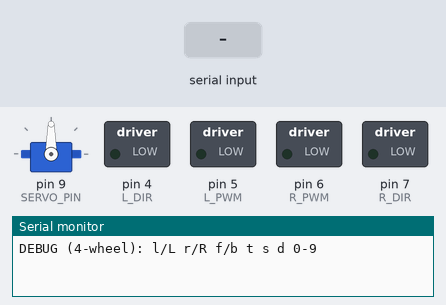
The sketch below on a simulated Arduino Uno, built with avr-gcc and run on an emulated ATmega328P. Shown: servo, switched loads named in the sketch (green lamp = pin HIGH), the last lines printed to the serial monitor. The inputs (shaded band) are chosen by the test bench. Pins used as bus, display or sensor lines are not drawn.

Above: at 1.2 s.
1.3 s: "l90\n" received over Serial
At 3.5 s:
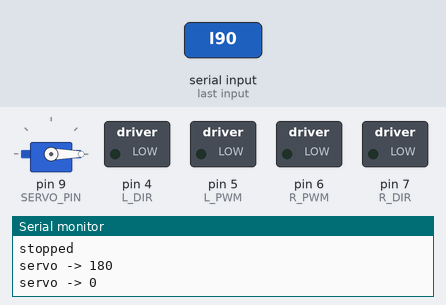
3.8 s: byte 76 ('L') received over Serial
At 4.6 s:
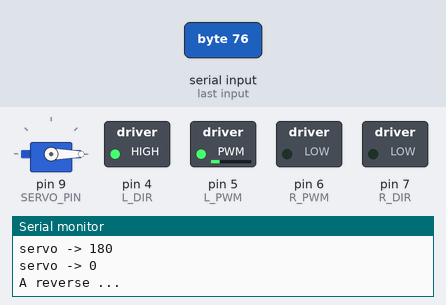
6.3 s: byte 114 ('r') received over Serial
At 7.1 s:
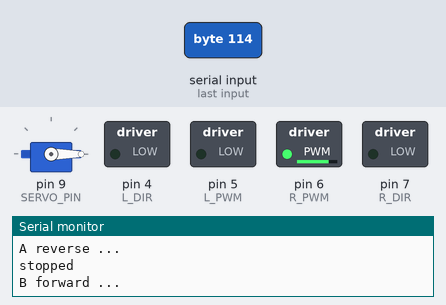
8.8 s: byte 82 ('R') received over Serial
At 9.6 s:
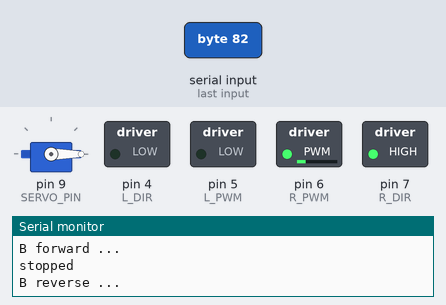
11.3 s: byte 102 ('f') received over Serial
At 12.1 s:
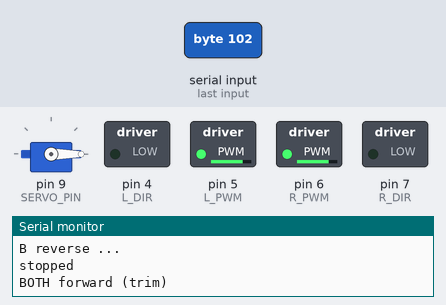
13.8 s: byte 98 ('b') received over Serial
At 14.6 s:
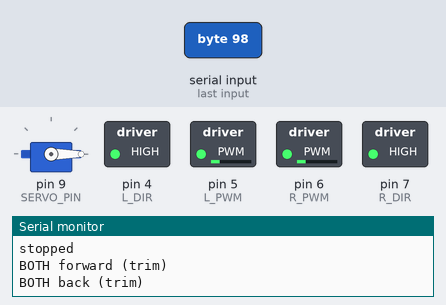
Timing chart, 0 to 16.8 s (numbered marks = the images above; inputs shaded):
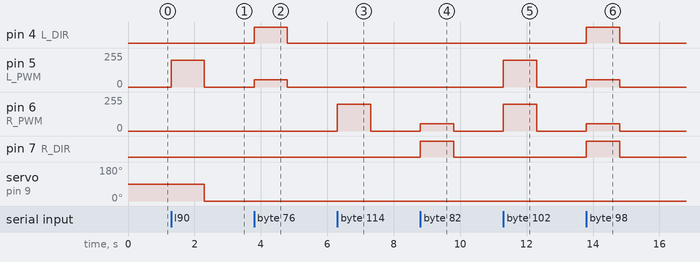

Measured:
- after the input at 1.3 s, pin 5 (L_PWM): 0/255 → 200/255 at once, → 0/255 1.0 s later; servo on pin 9 (SERVO_PIN): 90° → 0° after 1.0 s
- after the input at 3.8 s, pin 4 (L_DIR): LOW → HIGH at once, → LOW 1.0 s later; pin 5 (L_PWM): 0/255 → 55/255 at once, → 0/255 1.0 s later
- after the input at 6.3 s, pin 6 (R_PWM): 0/255 → 200/255 at once, → 0/255 1.0 s later
- after the input at 8.8 s, pin 6 (R_PWM): 0/255 → 55/255 at once, → 0/255 1.0 s later; pin 7 (R_DIR): LOW → HIGH at once, → LOW 1.0 s later
- after the input at 11.3 s, pin 5 (L_PWM), pin 6 (R_PWM): 0/255 → 200/255 at once, → 0/255 1.0 s later
- after the input at 13.8 s, pin 4 (L_DIR), pin 7 (R_DIR): LOW → HIGH at once, → LOW 1.0 s later; pin 5 (L_PWM), pin 6 (R_PWM): 0/255 → 55/255 at once, → 0/255 1.0 s later

The sketch:

eg1311_final.ino
```cpp
// EG1311 robot - final sketch (4-wheel or tricycle), straight-line run
// Wiring: see "EG1311 Final Wiring" page. Pin map unchanged from the
// minimum-wiring guide. 9V battery goes straight into Vin/GND (no barrel jack).
//
// Run: drive forward -> stop at STOP_CM from the wall -> throw -> reverse.
// No turning. Separate L/R PWM pins are kept only for straight-line trim.
//
// L293D enables tied to +5V, so one PWM pin per side:
//   forward: DIR LOW,  PWM = speed
//   reverse: DIR HIGH, PWM = 255 - speed   (inverted duty)
//
// DEBUG (Serial Monitor, 9600 baud), send one character:
//   l / L  channel A (left)  forward / reverse, 1 s
//   r / R  channel B (right) forward / reverse, 1 s
//   f / b  both forward / back, 1 s (with trim)
//   t      2 s straight-line trim test (with trim)
//   s      stop
//   d      print distance (cm)
//   0..9   servo to 0..180 degrees (x20)
// Set DEBUG_MODE = false for the real run.

#include <Servo.h>

const bool DEBUG_MODE = true;
const bool TRICYCLE   = false;   // true = one front wheel + two rear

// ---- tuning ----
const int CRUISE_SPEED = 200;    // 0..255
const int SLOW_SPEED   = 130;    // final approach
const int SLOW_CM      = 40;     // start slowing at this distance
// Front-bumper stop distance you want, in cm. In the tricycle the front
// wheel leads the sensor by ~8 cm, so the sensor must stop 8 cm further out.
const int BUMPER_STOP_CM = 10;
const int STOP_CM = BUMPER_STOP_CM + (TRICYCLE ? 8 : 0);
const unsigned long REVERSE_MS = 2500;  // time to get back behind the bump
const int ARM_REST  = 90;        // holding-ball angle
const int ARM_THROW = 170;       // release angle

// Straight-line trim, added to each side's speed (can be negative).
// Tricycle: channel B drives two motors (front + rear-right), so it sags a
// little; start with R_TRIM positive and tune with the 't' test.
const int L_TRIM = 0;
const int R_TRIM = TRICYCLE ? 8 : 0;

// ---- pins ----
const int L_PWM = 5;   // L293D IN1 (pin 2)   channel A
const int L_DIR = 4;   // L293D IN2 (pin 7)
const int R_PWM = 6;   // L293D IN3 (pin 10)  channel B
const int R_DIR = 7;   // L293D IN4 (pin 15)
const int US_VCC = 11, US_TRIG = 12, US_ECHO = 13;
const int SERVO_PIN = 9;

Servo arm;

void drive(int pwmPin, int dirPin, int speed) {
  speed = constrain(speed, -255, 255);
  if (speed >= 0) { digitalWrite(dirPin, LOW);  analogWrite(pwmPin, speed); }
  else            { digitalWrite(dirPin, HIGH); analogWrite(pwmPin, 255 + speed); }
}

void driveBoth(int left, int right) {
  drive(L_PWM, L_DIR, left);
  drive(R_PWM, R_DIR, right);
}

// Same speed both sides, trim applied in the direction of travel.
void driveStraight(int speed) {
  if (speed == 0) { driveBoth(0, 0); return; }
  int s = (speed > 0) ? 1 : -1;
  int mag = abs(speed);
  driveBoth(s * constrain(mag + L_TRIM, 0, 255),
            s * constrain(mag + R_TRIM, 0, 255));
}

void stopMotors() { driveBoth(0, 0); }

// Short reverse pulse to kill momentum instead of coasting into the wall.
void brake(int dirSign) {
  driveStraight(-dirSign * 150);
  delay(60);
  stopMotors();
}

long readDistanceCm() {
  digitalWrite(US_TRIG, LOW);  delayMicroseconds(2);
  digitalWrite(US_TRIG, HIGH); delayMicroseconds(10);
  digitalWrite(US_TRIG, LOW);
  unsigned long us = pulseIn(US_ECHO, HIGH, 25000UL);
  if (us == 0) return -1;
  return us / 58;
}

// Median of 3 readings to ignore single bad echoes off the bump/ramp.
long distanceFiltered() {
  long a = readDistanceCm(), b = readDistanceCm(), c = readDistanceCm();
  if (a < 0) a = 999; if (b < 0) b = 999; if (c < 0) c = 999;
  long hi = max(a, max(b, c)), lo = min(a, min(b, c));
  return a + b + c - hi - lo;
}

void throwBall() {
  arm.write(ARM_THROW);
  delay(400);
  arm.write(ARM_REST);
  delay(300);
}

void runMission() {
  delay(1000);                                   // hands clear
  unsigned long t0 = millis();
  while (true) {
    long cm = distanceFiltered();
    if (cm <= STOP_CM) break;
    driveStraight(cm <= SLOW_CM ? SLOW_SPEED : CRUISE_SPEED);
    if (millis() - t0 > 15000UL) break;          // safety timeout
  }
  brake(+1);
  delay(200);
  throwBall();
  driveStraight(-CRUISE_SPEED);
  delay(REVERSE_MS);
  stopMotors();
}

void runFor(int left, int right, unsigned long ms, const char *label) {
  Serial.print(label); Serial.println(" ...");
  driveBoth(left, right);
  delay(ms);
  stopMotors();
  Serial.println("stopped");
}

void handleCommand(char c) {
  switch (c) {
    case 'l': runFor( CRUISE_SPEED, 0, 1000, "A forward");  break;
    case 'L': runFor(-CRUISE_SPEED, 0, 1000, "A reverse");  break;
    case 'r': runFor(0,  CRUISE_SPEED, 1000, "B forward");  break;
    case 'R': runFor(0, -CRUISE_SPEED, 1000, "B reverse");  break;
    case 'f': Serial.println("BOTH forward (trim)"); driveStraight( CRUISE_SPEED); delay(1000); stopMotors(); break;
    case 'b': Serial.println("BOTH back (trim)");    driveStraight(-CRUISE_SPEED); delay(1000); stopMotors(); break;
    case 't': Serial.println("TRIM TEST 2 s: measure sideways drift");
              driveStraight(CRUISE_SPEED); delay(2000); stopMotors(); break;
    case 's': stopMotors(); Serial.println("stopped"); break;
    case 'd': {
      long cm = readDistanceCm();
      Serial.print("distance: ");
      if (cm < 0) Serial.println("no echo");
      else { Serial.print(cm); Serial.print(" cm  (stop at "); Serial.print(STOP_CM); Serial.println(")"); }
      break;
    }
    default:
      if (c >= '0' && c <= '9') {
        int angle = (c - '0') * 20;
        arm.write(angle);
        Serial.print("servo -> "); Serial.println(angle);
      }
  }
}

void setup() {
  pinMode(L_PWM, OUTPUT); pinMode(L_DIR, OUTPUT);
  pinMode(R_PWM, OUTPUT); pinMode(R_DIR, OUTPUT);
  stopMotors();

  pinMode(US_VCC, OUTPUT); digitalWrite(US_VCC, HIGH);
  pinMode(US_TRIG, OUTPUT); pinMode(US_ECHO, INPUT);
  delay(50);

  arm.attach(SERVO_PIN);
  arm.write(ARM_REST);

  Serial.begin(9600);
  if (DEBUG_MODE) {
    Serial.print("DEBUG ("); Serial.print(TRICYCLE ? "tricycle" : "4-wheel");
    Serial.println("): l/L r/R f/b t s d 0-9");
  } else {
    runMission();
  }
}

void loop() {
  if (!DEBUG_MODE) return;       // mission runs once from setup()
  if (Serial.available()) {
    char c = Serial.read();
    if (c != '\n' && c != '\r') handleCommand(c);
  }
}
```
